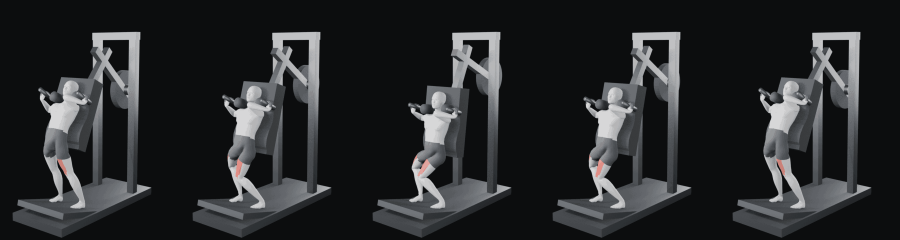
#> input picture arte/sistema-visual/3d/revision-secuencia.png, 1800 x 480 px (shown at 1/2 size)
$ python 6_codificar_gif.py ../../3d/revision-secuencia.png ../../3d/revision-secuencia.png 5 5 ../../3d/revision-secuencia.png
#> lines starting #> are read from the running program, lines starting #| are printed output that depends on the picture
"""Compone sobre #0b0c0d y codifica GIF con paleta global. Uso: dir_fotogramas salida.gif fps colores [tramado]"""
import sys,subprocess,json,struct
from pathlib import Path
from PIL import Image
fr=Path(sys.argv[1]); gif=Path(sys.argv[2]); fps=int(sys.argv[3]); cols=int(sys.argv[4])
DITHER=sys.argv[5] if len(sys.argv)>5 else 'bayer:bayer_scale=4'  # 'none': rojo liso sin trama
comp=fr.parent/'composicion'; comp.mkdir(exist_ok=True)
for p in sorted(fr.glob('frame-*.png')):
    im=Image.open(p).convert('RGBA'); bg=Image.new('RGBA',im.size,(11,12,13,255))
    Image.alpha_composite(bg,im).convert('RGB').save(comp/p.name)
subprocess.run(['ffmpeg','-y','-loglevel','error','-framerate',str(fps),'-start_number','1','-i',str(comp/'frame-%04d.png'),
 '-filter_complex',f'split[a][b];[a]palettegen=max_colors={cols}:reserve_transparent=0:stats_mode=full[p];[b][p]paletteuse=dither={DITHER}',
 '-loop','0',str(gif)],check=True)
#> (this line was passed over: subprocess is not available in this run)
d=gif.read_bytes(); im=Image.open(gif)
#> further down, im is the input picture: PIL image 1800x480 RGB; mean R, G, B 39.2, 40.5, 42.1
corn=[];
for i in range(im.n_frames): im.seek(i); corn.append(im.convert('RGB').getpixel((0,0)))
#> after the loop, corn = [(11, 12, 13)]
r={'bytes':len(d),'medida':struct.unpack('<HH',d[6:10]),'fotogramas':im.n_frames,'fps':fps,'colores':cols,'fondo_ok':all(c==(11,12,13) for c in corn)}
#> r = {'bytes': 161528, 'medida': (2586, 0), 'fotogramas': 1, 'fps': 5, 'colores': 5, 'fondo_ok': True}
print(json.dumps(r))
#| {"bytes": 161528, "medida": [2586, 0], "fotogramas": 1, "fps": 5, "colores": 5, "fondo_ok": true}
# tira de revisión
n=im.n_frames; idx=[0,n//4,n//2,3*n//4,n-1]; strip=Image.new('RGB',(360*5,480),(11,12,13))
#> after `n = im.n_frames`: n = 1
#> after `idx = [0, n // 4, n // 2, 3 * n // 4, n - 1]`: idx = [0, 0, 0, 0, 0]
for j,f in enumerate(idx): im.seek(f); strip.paste(im.convert('RGB'),(j*360,0))
#> this loop made 5 passes
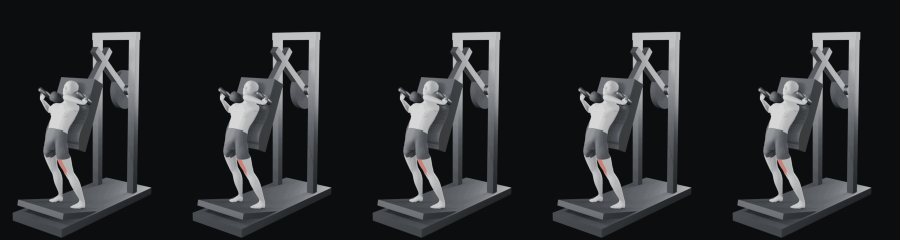
#> strip: PIL image 1800x480 RGB (shown at 1/2 size); mean R, G, B 40.1, 41.5, 43.1
strip.save(gif.with_name(gif.stem+'-secuencia.png'))
